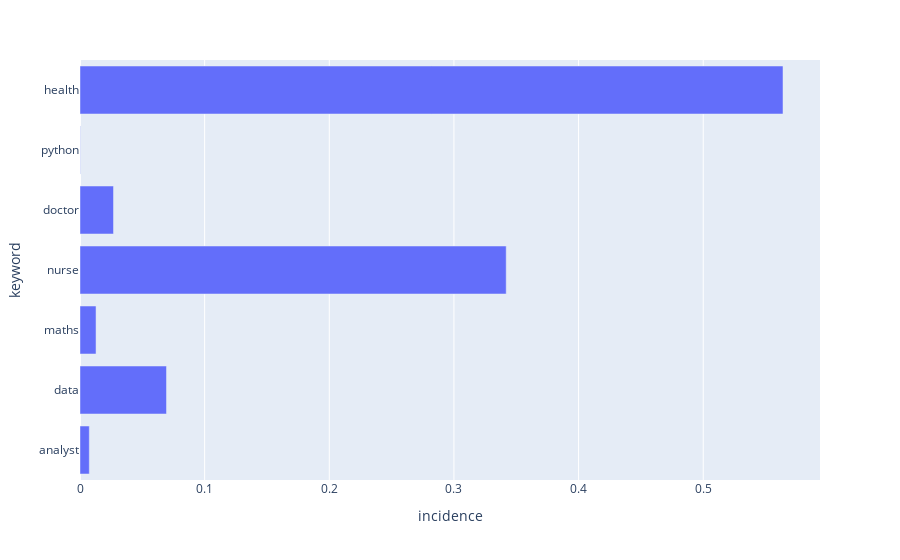

The code cell stored with this chart in its notebook:
### Code cell
px.bar(data_frame=df_fracs, x='incidence', y='keyword')

### Figure 1 — Plotly figure (JSON) as saved in the notebook; plotly's stock layout.template omitted (floating-point values rounded to 4 significant figures)
{"data": [{"alignmentgroup": "True", "hovertemplate": "incidence=%{x}<br>keyword=%{y}<extra></extra>", "legendgroup": "", "marker": {"color": "#636efa"}, "name": "", "offsetgroup": "", "orientation": "h", "showlegend": false, "textposition": "auto", "type": "bar", "x": [0.007479, 0.0694, 0.01287, 0.3419, 0.02688, 0.0002021, 0.564], "xaxis": "x", "y": ["analyst", "data", "maths", "nurse", "doctor", "python", "health"], "yaxis": "y"}], "layout": {"barmode": "relative", "legend": {"tracegroupgap": 0}, "margin": {"t": 60}, "xaxis": {"anchor": "y", "domain": [0, 1], "title": {"text": "incidence"}}, "yaxis": {"anchor": "x", "domain": [0, 1], "title": {"text": "keyword"}}}}
